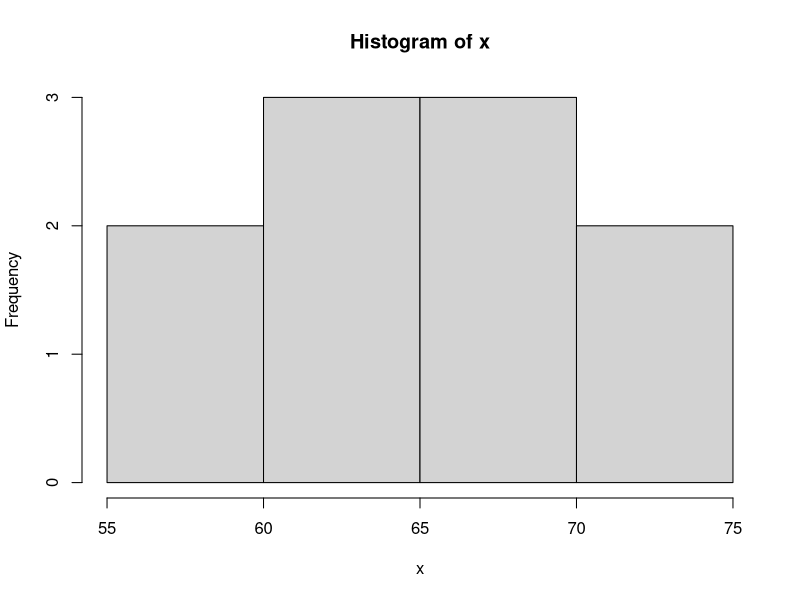
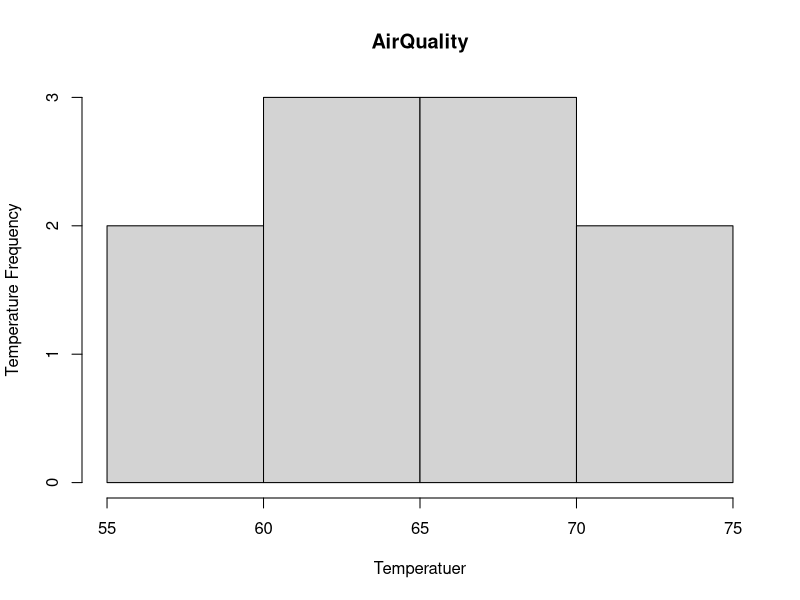
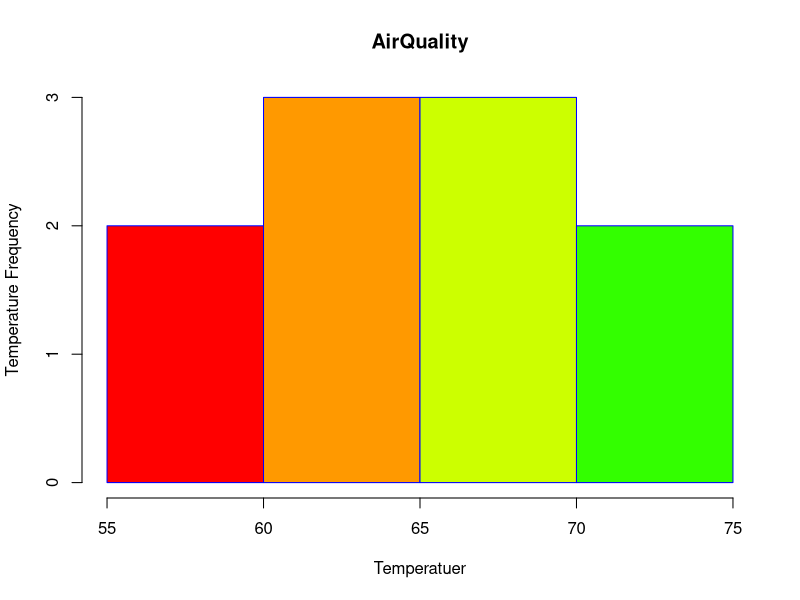
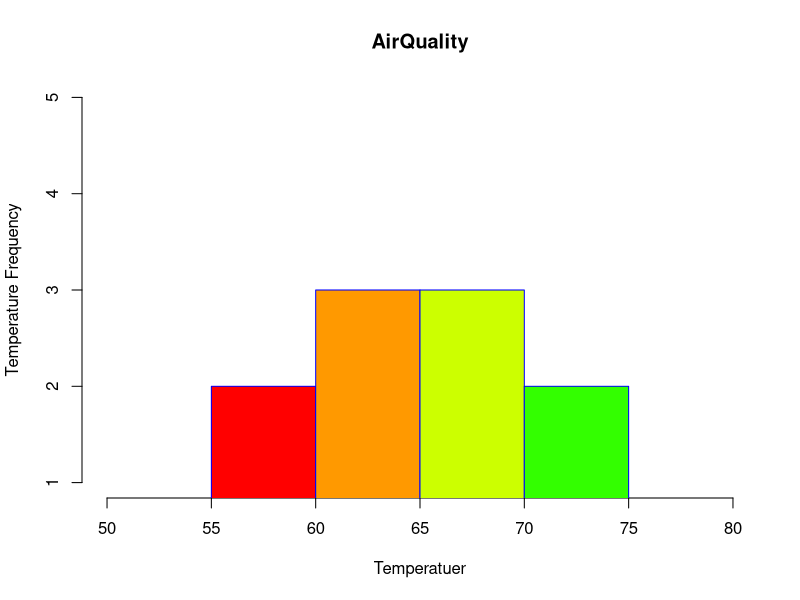

Generate these figures, in order, with R:
x=airquality$Temp[1:10]

hist(x)

hist(x, main="AirQuality",xlab = "Temperatuer",ylab="Temperature Frequency")

hist(x, main="AirQuality",xlab = "Temperatuer",ylab="Temperature Frequency",col=rainbow(length(x)), border = "blue")

hist(x, main="AirQuality",xlab = "Temperatuer",ylab="Temperature Frequency",col=rainbow(length(x)), border = "blue", xlim =c(50,80),ylim = c(1,5))
